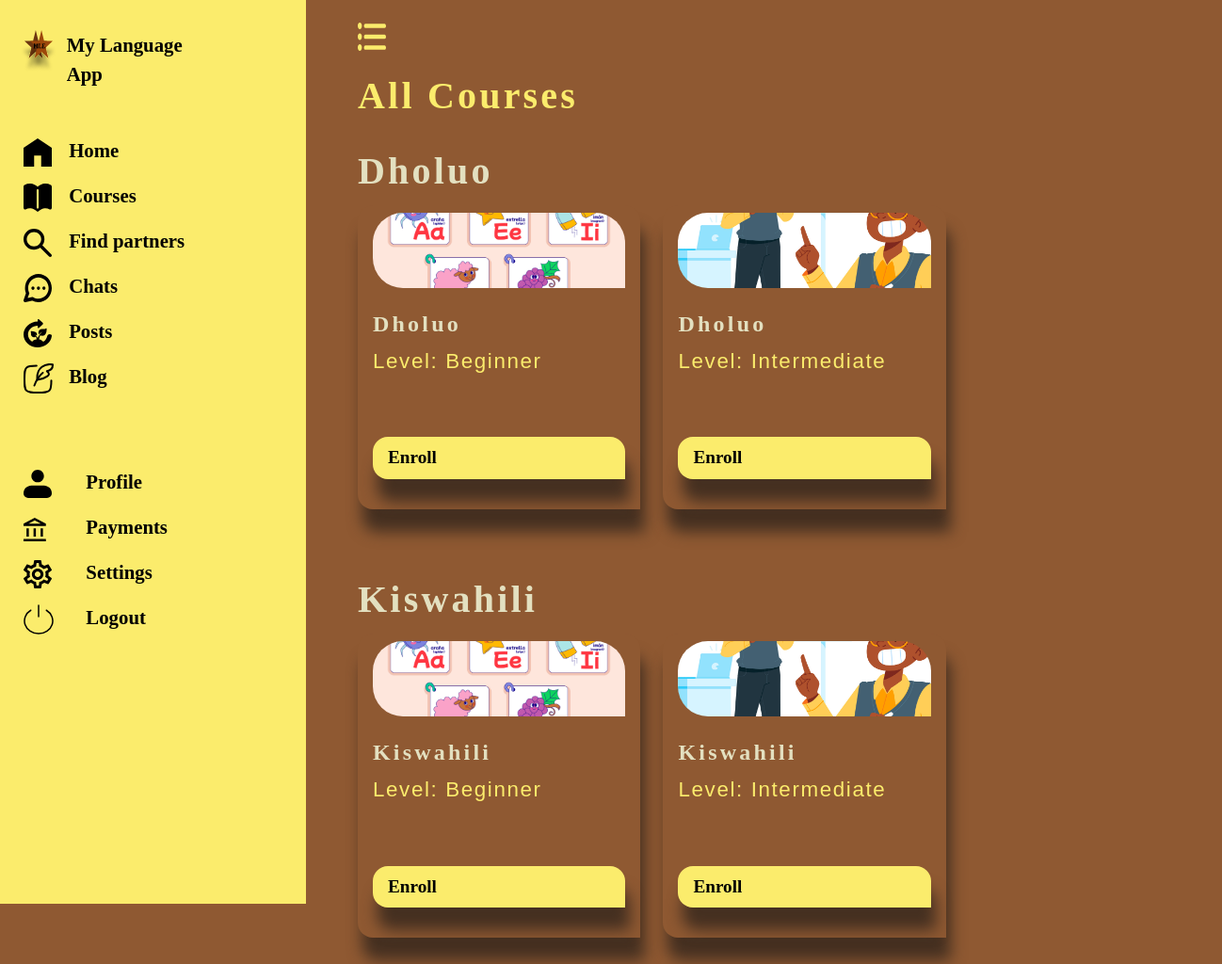
Page /all-courses/ (signed in) on the committed database.
### lang_app/models.py (models this page shows, shortened)
class Course(models.Model):
    course_name=models.CharField(max_length=255)
    course_level=models.CharField(choices=LEVEL_CHOICES, max_length=255, default='beginner')
    instructor_name=models.CharField(max_length=255)
    difficulty = models.IntegerField(choices=DIFFICULTY_CHOICES, default=1)
    slug = AutoSlugField(populate_from=course_slug_populate, unique=True, always_update=False, editable=False)
    class Meta:
        ordering = ['course_name','difficulty']

### lang_app/views.py (the view)
# urls.py: path('all-courses/', views.all_courses, name='all-courses'),
@login_required
def all_courses(request):
    user=request.user
    courses=Course.objects.all()
    is_enrolled = EnrolledCourses.objects.filter(student=user)
    courses_by_language = {}
    for course in courses:
        language = course.course_name
        if language not in courses_by_language:
            courses_by_language[language] = []
        courses_by_language[language].append(course)
    context={'courses':courses,"courses_by_language":courses_by_language,"is_enrolled":is_enrolled}
    return render(request, 'all-courses.html', context)

### lang_app/templates/all-courses.html
{% extends 'dashboard-base.html' %}
{% load static %}
{% block content %}
    <h2> <span class="a-link">All Courses</span></h2>
    {% for language, courses in courses_by_language.items %}
    <h2 class="mt-4">{{ language }}</h2>
    <div class="row mt-1 blogs">
    {% for course in courses %}
    <div class="col-md-4 justify-content-between mb-5">
    <div class="course-items">
        {% if course.course_level == 'beginner' %}
             <img src="{% static 'images/beginner-level.jpg' %}" alt="course-image" class="img-fluid course-image">
        {% elif course.course_level == 'intermediate' %}
             <img src="{% static 'images/intermediate-level.jpg' %}" alt="course-image" class="img-fluid course-image">
        {% elif course.course_level == 'advanced' %}
             <img src="{% static 'images/advanced-level.jpg' %}" alt="course-image" class="img-fluid course-image">
        {% endif %}
          <h2 class="mt-4">{{ course.course_name|capfirst }}</h2>
          <p class="a-link">Level: {{ course.course_level|capfirst }}</p>
                 <a href="{% url 'enroll-course' course.slug %}" class="sign-in-btn-new mt-5">Enroll</a></div>
        </div>
        {% empty %}
        <p>No courses have been added yet</p>
    {% endfor %}
    </div>
        {% empty %}
           <p>No courses have been added yet</p>
    {% endfor %}
{% endblock %}

### lang_app/static/css/base.css (style rules this page uses)
body { background-color: #8F5932; min-height: 100vh; }
a { text-decoration: none; color: black; }
h2,h3 { color: #E3E0C0; letter-spacing: 0.2rem; }
h2 { font-size: 2.5rem; font-weight: 700; }
p { font-family: "Poppins", sans-serif; font-size: 1.4rem; letter-spacing: 0.1rem; color: #E3E0C0; }
.sign-in-btn-new { background-color: #FBEC6C; padding: 0.5rem 1rem 0.5rem 1rem; border-radius: 1rem 1rem 0 1rem; box-shadow: 0.3rem 1.5rem 1rem #453021; color: #000000; font-weight: 600; font-size: 1.2rem; }
.course-items { background-color: #8F5932; border-radius: 1rem 1rem 0 1rem; box-shadow: 0.3rem 1.5rem 1rem #453021; padding: 0.5rem 1rem 2rem 1rem; min-height: 20rem; justify-content: center; display: flex; flex-direction: column; }
.course-image { height: 5rem; width: 100%; object-fit: cover; border-radius: 2rem 2rem 0 2rem; }
.a-link { color: #FBEC6C; }
.blogs h2 { font-size: 1.5rem; }

### rows in the picture
Course: course_name "Dholuo", course_level "Beginner"
Course: course_name "Dholuo", course_level "Intermediate"
Course: course_name "Kiswahili", course_level "Beginner"
Course: course_name "Kiswahili", course_level "Intermediate"
